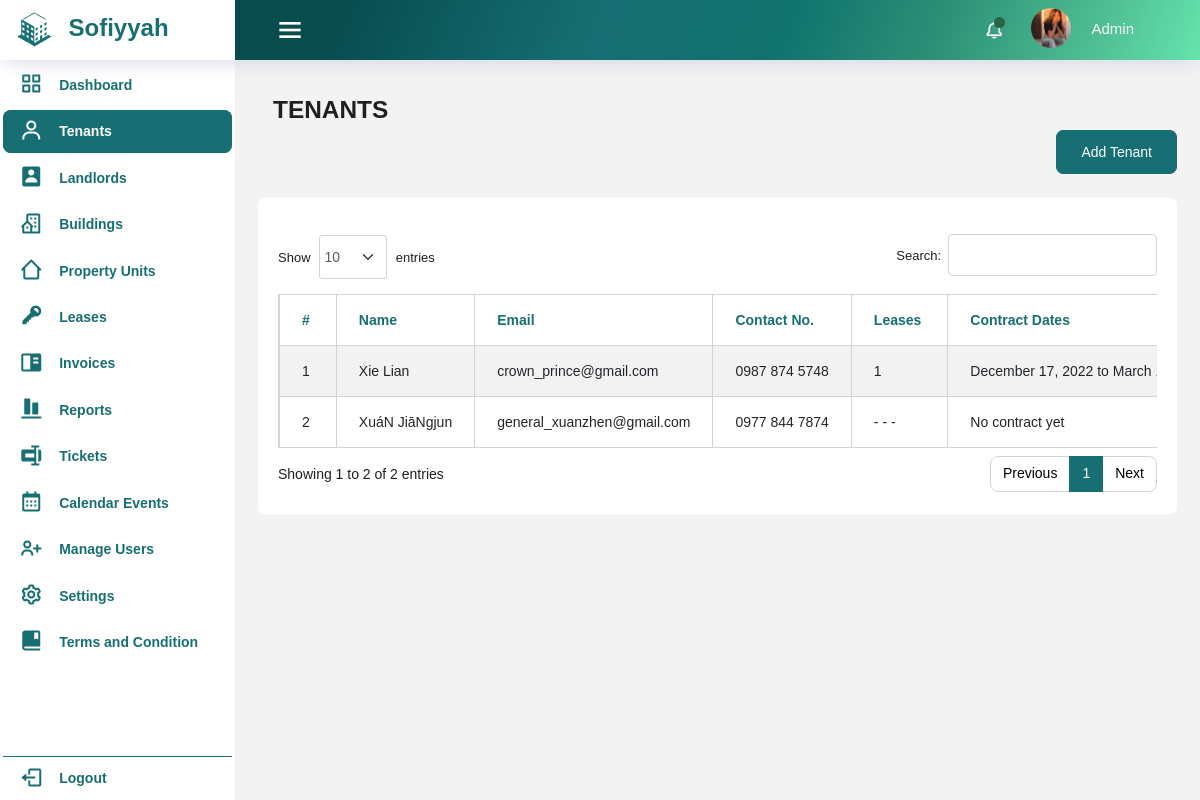
Before: /tenant/tenants.php (signed in) with the older database file.
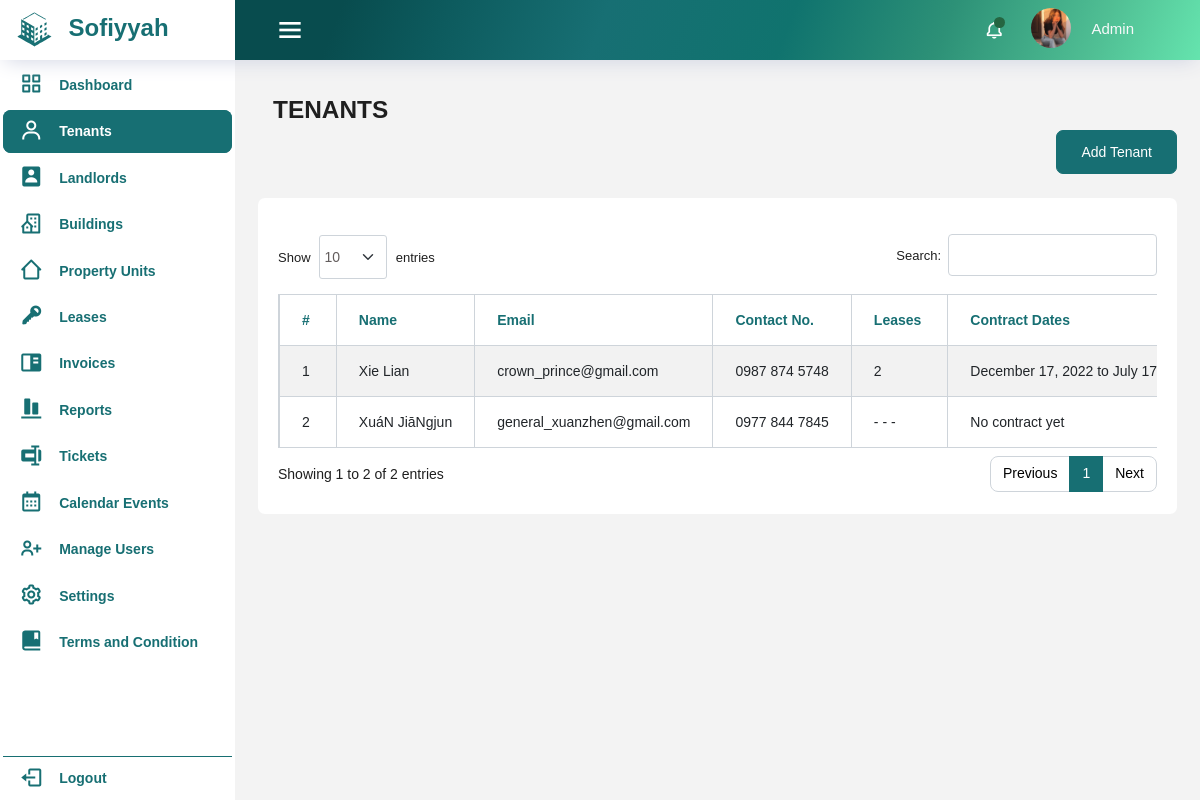
After: the same page with the newer database file.
### tables this page shows
CREATE TABLE `tenant` (
  `id` int(11) NOT NULL,
  `first_name` varchar(50) NOT NULL,
  `middle_name` varchar(50) DEFAULT NULL,
  `last_name` varchar(50) NOT NULL,
  `email` varchar(100) NOT NULL,
  `contact_no` varchar(20) NOT NULL,
  `relationship_status` varchar(100) NOT NULL,
  `type_of_household` varchar(100) NOT NULL,
  `previous_address` varchar(200) NOT NULL,
  `region` varchar(255) NOT NULL,
  `provinces` varchar(255) NOT NULL,
  `city` varchar(255) NOT NULL,
  `sex` varchar(50) DEFAULT NULL,
  `date_of_birth` date NOT NULL,
  `has_pet` varchar(100) NOT NULL,
  `number_of_pets` int(11) DEFAULT NULL,
  `type_of_pet` varchar(50) DEFAULT NULL,
  `is_smoking` varchar(10) NOT NULL,
  `has_vehicle` varchar(100) DEFAULT NULL,
  `vehicle_specification` varchar(50) DEFAULT NULL,
  `spouse_first_name` varchar(50) DEFAULT NULL,
  `spouse_last_name` varchar(50) DEFAULT NULL,
  `spouse_email` varchar(100) DEFAULT NULL,
  `spouse_num` varchar(20) DEFAULT NULL,
  `occupants` varchar(255) DEFAULT NULL,
  `occupants_relations` varchar(255) DEFAULT NULL,
  `emergency_contact_person` varchar(100) NOT NULL,
  `emergency_contact_number` varchar(20) NOT NULL,
  `profile_img` varchar(100) NOT NULL,
  `created_at` timestamp NOT NULL DEFAULT current_timestamp(),
  `updated_at` timestamp NOT NULL DEFAULT current_timestamp() ON UPDATE current_timestamp()
);

### tenant/tenants.php (the view, shortened to what this page needs)
<?php
    require_once '../includes/header.php';
    require_once '../includes/dbconfig.php';
?>
<body>
<div class="container-scroller">
  <?php
    require_once '../includes/navbar.php';
  ?>
  <div class="container-fluid page-body-wrapper">
  <?php
        if (isset($_SESSION['user_type'])) {
            if ($_SESSION['user_type'] == 'landlord') {
                require_once '../alandlord-dash/landlord_sidebar.php';
            } elseif ($_SESSION['user_type'] == 'admin') {
                require_once '../includes/sidebar.php';
            }
        } else {
        }
    ?>
    <div class="main-panel">
      <div class="content-wrapper">
        <div class="row">
          <div class="col-12 col-xl-8 mb-4 mb-xl-0">
            <h3 class="font-weight-bolder">TENANTS</h3>
          </div>
          <div class="add-tenant-container">
            <?php
               if($_SESSION['user_type'] == 'admin' || $_SESSION['user_type'] == 'landlord'){
            ?>
            <a href="add_tenant.php" class="btn btn-success btn-icon-text float-right">
              Add Tenant </a>
              <?php
                  }
              ?>
          </div>
        </div>
        <div class="row mt-4">
          <div class="card">
            <div class="card-body">
              <div class="table-responsive pt-3">
                <table id="example" class="table table-striped table-bordered dt-responsive nowrap" style="width:100%">
                  <thead>
                    <tr>
                      <th>#</th>
                      <th>Name</th>
                      <th>Email</th>
                      <th>Contact No.</th>
                      <th>Leases</th>
                      <th>Contract Dates</th>
                    </tr>
                  </thead>
                  <tbody>
                    <?php
                      $sql = "SELECT tenant.*, COUNT(lease.id) AS lease_count,
                              DATE_FORMAT(MIN(lease.lease_start), '%M %d, %Y') AS lease_start,
                              DATE_FORMAT(MAX(lease.lease_end), '%M %d, %Y') AS lease_end,
                              property_units.floor_level
                              FROM tenant
                              LEFT JOIN lease ON lease.tenant_id = tenant.id
                              LEFT JOIN property_units ON property_units.id = lease.property_unit_id
                              GROUP BY tenant.id";
                      $result = mysqli_query($conn, $sql);
                      $i = 1;
                      if (mysqli_num_rows($result) > 0){
                          while ($row = mysqli_fetch_assoc($result)){
                            $actionButtons = ($_SESSION['user_type'] == 'admin' || $_SESSION['user_type'] == 'landlord') ?
                          '<div class="action">
                            <a class="me-2 green" href="view_building.php?id='.$row['id'].'"><i class="fas fa-eye"></i></a>
                            <a class="me-2 green" href="edit_building.php?id='.$row['id'].'"><i class="fas fa-edit"></i></a>
                            <a class="green action-delete" href="delete_building.php?id='.$row['id'].'"><i class="fas fa-trash"></i></a>
                          </div>' : '';
                          $leaseDates = ($row['lease_start'] !== null && $row['lease_end'] !== null) ? $row['lease_start'] . ' to ' . $row['lease_end'] : 'No contract yet';
                          $leaseCount = ($row['lease_count'] != 0) ? $row['lease_count'] : '- - -';
                          $floorlevel = ($row['floor_level'] != 0) ? $row['floor_level'] : '- - -';
                              echo '
                              <tr>
                                  <td>'.$i.'</td>
                                  <td>'.$row['first_name'].' '.$row['last_name'].'</td>
                                  <td>'.$row['email'].'</td>
                                  <td>'.$row['contact_no'].'</td>
                                  <td>'.$leaseCount.'</td>
                                  <td>'.$leaseDates.'</td>
                                  <td>'.$floorlevel.'</td>
                                  <td>'.$actionButtons.'</td>
                              </tr>';
                              $i++;
                          }
                      }
                    ?>
                  </tbody>
                </table>
              </div>
            </div>
          </div>

Changed rows visible on the page:
changed tenant "Xie": leaseCount "1" → "2"; leaseDates "December 17, 2022 to March…" → "December 17, 2022 to July…"
changed tenant "XuáN": contact_no "0977 844 7874" → "0977 844 7845"
